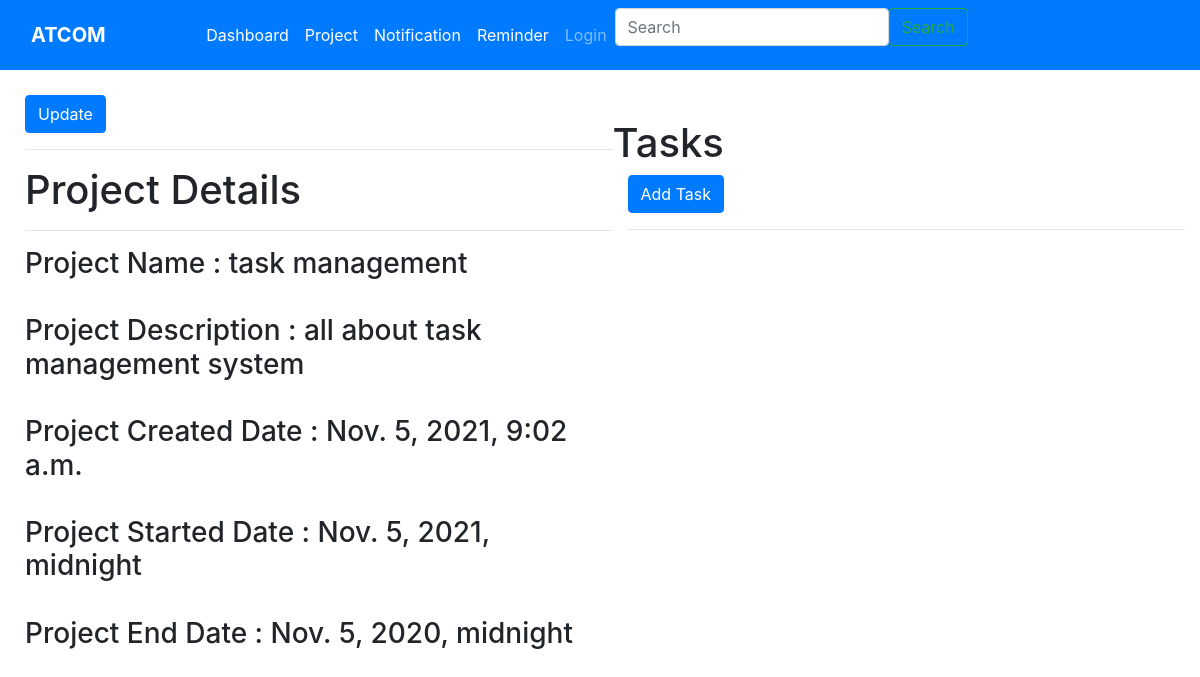
/2, run on the app's committed database.
### project/models.py (models this page shows, shortened)
class Project(models.Model):
    project_name = models.CharField(max_length=200)
    description = models.TextField(null=True, blank=True)
    start_date = models.DateTimeField(blank=False)
    end_date = models.DateTimeField(blank=False)
    created_date = models.DateTimeField(auto_now_add=True)
    created_user = models.CharField(max_length=200)
    updated_date = models.DateTimeField(auto_now=True)
    priority = models.ForeignKey(Priority, on_delete = models.SET_NULL, null= True)
    status = models.ForeignKey(Status, on_delete = models.SET_NULL, null =True)

### project/views.py (the view)
# urls.py: path('<pk>', views.detail, name="detail"),
def detail(request,pk):
    detail = Project.objects.get(id=pk)
    q = detail.project_name
    task = Task.objects.filter(project__project_name = q)
    context = {
        'detail': detail,
        'task': task
    }
    return render(request, 'project/detail.html', context)

### project/templates/project/detail.html (shortened to what this page needs)
{% extends 'project/main.html' %}
{% block content %}
<div class ="home-container">
<div>
    <a  class = "btn btn-primary" href = "{% url 'update' detail.id %}" role="button"> Update </a> <hr>
    <h1> Project Details </h1> <hr>
    <h3>
       Project Name : {{detail.project_name}}  <br> <br>
       Project Description : {{detail.description}} <br> <br>
       Project Created Date : {{detail.created_date}} <br> <br>
       Project Started Date : {{detail.start_date}} <br> <br>
       Project End Date : {{detail.end_date}} <br>
    </h3>
</div>
<div>
    <br>
   <h1> Tasks </h1>
   <div class="container">
   <a class = "btn btn-primary" role ="button" href="{% url 'createtask' detail.id %}"> Add Task </a> <hr>
</div>
</div>
</div>
{% endblock content%}

### project/templates/project/detail.html (style rules this page uses)
.home-container { display: grid; margin-top: 25px; margin-left: 25px; grid-template-columns: 3fr 3fr; }

### data on the page
Project: project_name "task management", description "all about task management system", created_date "Nov. 5, 2021, 9:02 a.m.", start_date "Nov. 5, 2021, midnight", end_date "Nov. 5, 2020, midnight"
